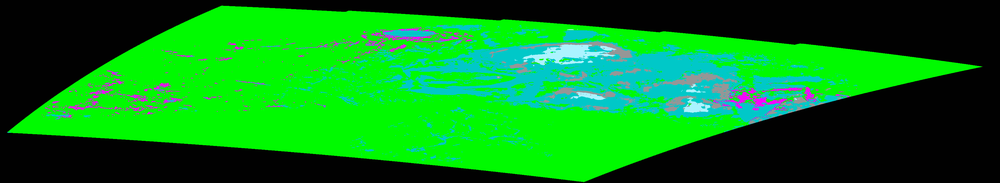
#> input picture Dataset_2025_IceClass/S1A_EW_GRDM_1SDH_20250213T012708_20250213T012812_057871_072378_6956_fix_IceClass.tif, 1000 x 183 px, shrunk from 13954 x 2551 before the run; its folder holds only this picture in this run
$ python script_generator_of_DATASET.py
#> lines starting #> are read from the running program, lines starting #| are printed output that depends on the picture; after the words box and inside, x2 and y2 are one past the last pixel; in counts of white or black regions, pixels touching at a corner belong together
import cv2
import numpy as np
import os
import random
from pathlib import Path

INPUT_DIR = 'Dataset_2025_IceClass'  # Папка с твоими исходными фреймами
OUTPUT_DIR = 'dataset'  # Папка, куда сохранится результат
IMG_EXTENSIONS = ['.jpg', '.jpeg', '.png', '.tif', '.bmp']

# Создаем структуру папок
mask_types = ['horizontal_tri', 'vertical_tri', 'irregular_shape']
for m_type in mask_types:
    for sub in ['masked', 'masks', 'original']:
        os.makedirs(os.path.join(OUTPUT_DIR, m_type, sub), exist_ok=True)


def generate_horizontal_triangle_mask(w, h):
    mask = np.zeros((h, w), dtype=np.uint8)
    # Генерируем узкий клин от левого или правого края к центру
    side = random.choice(['left', 'right'])
    y_start = random.randint(0, h // 2)
    y_end = random.randint(h // 2, h)
    thickness = random.randint(h // 10, h // 3)

    if side == 'left':
        pts = np.array([[0, y_start], [w, random.randint(0, h)], [0, y_start + thickness]])
    else:
        pts = np.array([[w, y_start], [0, random.randint(0, h)], [w, y_start + thickness]])

    cv2.fillPoly(mask, [pts], 255)
    return mask


def generate_vertical_triangle_mask(w, h):
    mask = np.zeros((h, w), dtype=np.uint8)
    # Генерируем клин сверху или снизу
    side = random.choice(['top', 'bottom'])
    x_start = random.randint(0, w // 2)
    thickness = random.randint(w // 10, w // 3)

    if side == 'top':
        pts = np.array([[x_start, 0], [random.randint(0, w), h], [x_start + thickness, 0]])
    else:
        pts = np.array([[x_start, h], [random.randint(0, w), 0], [x_start + thickness, h]])

    cv2.fillPoly(mask, [pts], 255)
    return mask


def generate_irregular_mask(w, h):
    mask = np.zeros((h, w), dtype=np.uint8)
    # Создаем случайный многоугольник от 5 до 8 вершин
    num_pts = random.randint(5, 8)
    pts = []
    for _ in range(num_pts):
        pts.append([random.randint(0, w), random.randint(0, h)])
    pts = np.array(pts, np.int32)
    # Сортируем точки, чтобы полигон не был слишком "самопересекающимся" (опционально)
    cv2.fillPoly(mask, [pts], 255)
    return mask


def process_images():
    image_paths = [p for p in Path(INPUT_DIR).glob('**/*') if p.suffix.lower() in IMG_EXTENSIONS]

    if not image_paths:
        print(f"В папке {INPUT_DIR} не найдено изображений!")
        return

    print(f"Найдено изображений: {len(image_paths)}. Начинаю генерацию...")

    for img_path in image_paths:
        img = cv2.imread(str(img_path))
#> img is the input picture: shape (183, 1000, 3); mean B, G, R 26.4, 127.8, 6.9
        if img is None: continue

        h, w = img.shape[:2]
#> h = 183; w = 1000
        base_name = img_path.stem

        # Генерация 3 видов масок
        generators = {
            'horizontal_tri': generate_horizontal_triangle_mask,
            'vertical_tri': generate_vertical_triangle_mask,
            'irregular_shape': generate_irregular_mask
        }

        for m_type, func in generators.items():
            # Для каждой картинки делаем по 3 вариации маски одного типа (можно поменять на 1)
            for i in range(1, 4):
                mask = func(w, h)

                # Применяем маску (вырезаем часть - делаем черным)
                # inv_mask делает черным там, где на маске 255
                masked_img = img.copy()
                masked_img[mask == 255] = 0

                # Пути сохранения
                save_name = f"{base_name}_v{i}.png"
                cv2.imwrite(os.path.join(OUTPUT_DIR, m_type, 'original', save_name), img)
                cv2.imwrite(os.path.join(OUTPUT_DIR, m_type, 'masks', save_name), mask)
                cv2.imwrite(os.path.join(OUTPUT_DIR, m_type, 'masked', save_name), masked_img)
#> this loop made 3 passes
#> pass 1, in process_images, `cv2.imwrite(os.path.join(OUTPUT_DIR, m_type, 'masks', save_name), mask)`:
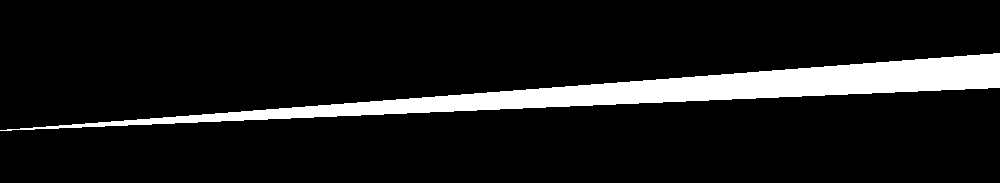
#> saved as S1A_EW_GRDM_1SDH_20250213T012708_20250213T012812_057871_072378_6956_fix_IceClass_v1.png: shape (183, 1000); 9.8% white; 1 white region, box (x1, y1, x2, y2) and area: (0, 53, 1000, 131) 18000
#> pass 1, in process_images, `cv2.imwrite(os.path.join(OUTPUT_DIR, m_type, 'masked', save_name), mas..`:
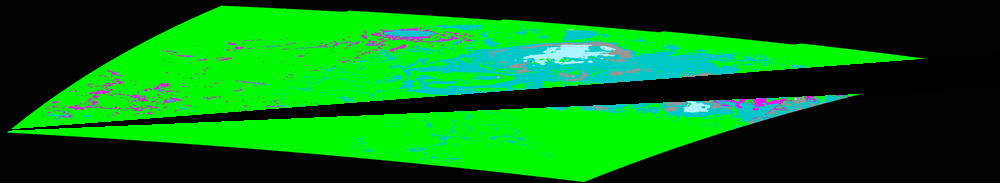
#> saved as S1A_EW_GRDM_1SDH_20250213T012708_20250213T012812_057871_072378_6956_fix_IceClass_v1.png: shape (183, 1000, 3); mean B, G, R 20.1, 108.6, 5.4
#> pass 1, in process_images, `cv2.imwrite(os.path.join(OUTPUT_DIR, m_type, 'masks', save_name), mask)`:
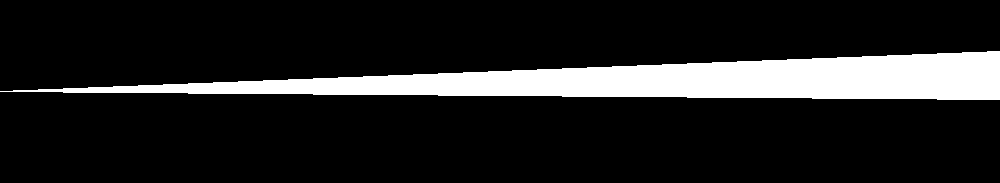
#> saved as S1A_EW_GRDM_1SDH_20250213T012708_20250213T012812_057871_072378_6956_fix_IceClass_v2.png: shape (183, 1000); 13.7% white; 1 white region, box (x1, y1, x2, y2) and area: (0, 51, 1000, 100) 25000
#> pass 1, in process_images, `cv2.imwrite(os.path.join(OUTPUT_DIR, m_type, 'masked', save_name), mas..`:
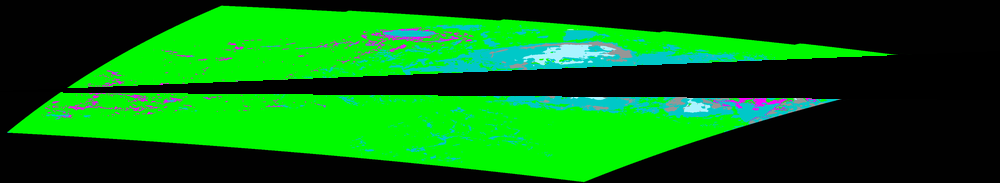
#> saved as S1A_EW_GRDM_1SDH_20250213T012708_20250213T012812_057871_072378_6956_fix_IceClass_v2.png: shape (183, 1000, 3); mean B, G, R 16.3, 102.5, 5
#> after the loop:
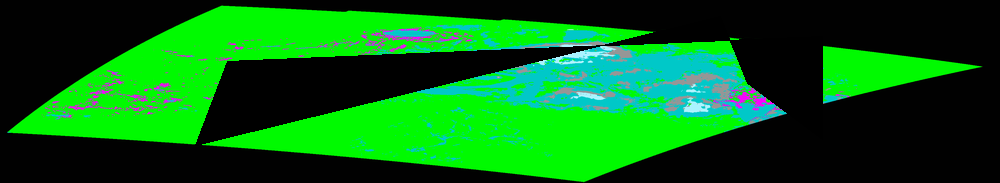
#> masked_img: shape (183, 1000, 3); mean B, G, R 20.4, 99.8, 5.7

    print("Готово! Датасет сформирован в папке", OUTPUT_DIR)
#| Готово! Датасет сформирован в папке dataset


if __name__ == "__main__":
    process_images()

$ run again, on Dataset_2025_IceClass/S1A_EW_GRDM_1SDH_20250222T010227_20250222T010332_058002_0728D5_6A2C_fix_IceClass.tif
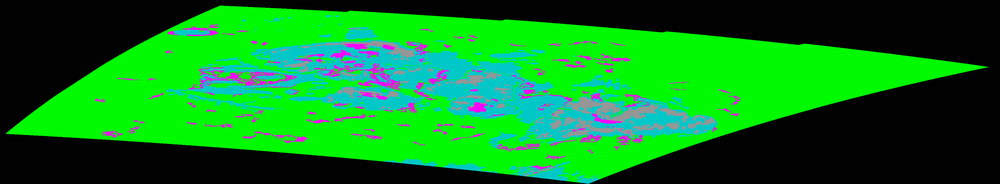
#> input picture Dataset_2025_IceClass/S1A_EW_GRDM_1SDH_20250222T010227_20250222T010332_058002_0728D5_6A2C_fix_IceClass.tif, 1000 x 184 px, shrunk from 13815 x 2542 before the run
#> in process_images, img is the input picture: shape (184, 1000, 3); mean B, G, R 29.5, 125.7, 10
#> the loop in process_images, `for m_type, func in generators.items():` made 3 passes
#> pass 1, in process_images, `cv2.imwrite(os.path.join(OUTPUT_DIR, m_type, 'masks', save_name), mask)`:
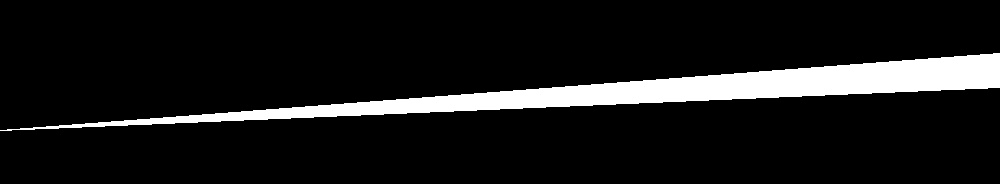
#> saved as S1A_EW_GRDM_1SDH_20250222T010227_20250222T010332_058002_0728D5_6A2C_fix_IceClass_v1.png: shape (184, 1000); 9.8% white; 1 white region, box (x1, y1, x2, y2) and area: (0, 53, 1000, 131) 18000
#> after the loop in process_images, `for m_type, func in generators.items():`:
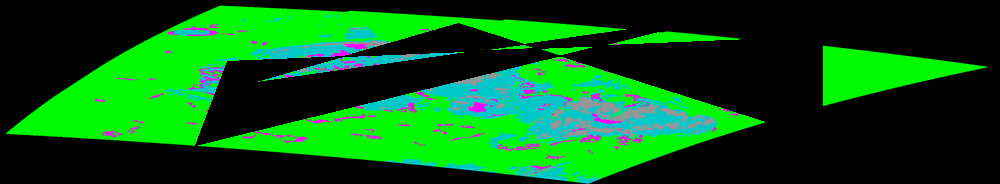
#> masked_img: shape (184, 1000, 3); mean B, G, R 19.9, 87.3, 6.8
#| Готово! Датасет сформирован в папке dataset

$ run again, on Dataset_2025_IceClass/S1A_EW_GRDM_1SDH_20250222T024112_20250222T024217_058003_0728DF_1789_fix_IceClass.tif
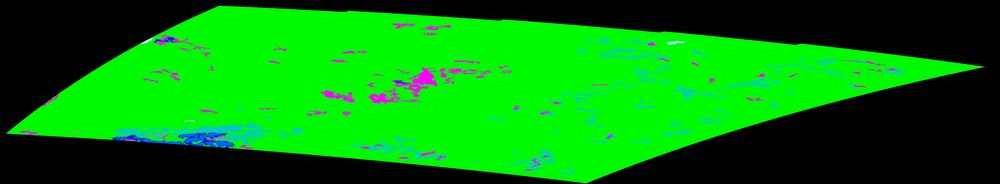
#> input picture Dataset_2025_IceClass/S1A_EW_GRDM_1SDH_20250222T024112_20250222T024217_058003_0728DF_1789_fix_IceClass.tif, 1000 x 184 px, shrunk from 13852 x 2548 before the run
#> in process_images, img is the input picture: shape (184, 1000, 3); mean B, G, R 8.4, 133.2, 3.5
#> the loop in process_images, `for m_type, func in generators.items():` made 3 passes
#> pass 1, in process_images, `cv2.imwrite(os.path.join(OUTPUT_DIR, m_type, 'masks', save_name), mask)`:
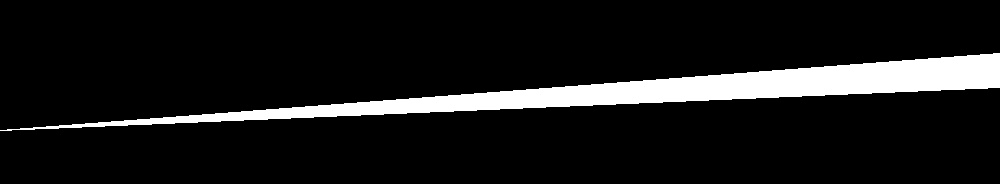
#> saved as S1A_EW_GRDM_1SDH_20250222T024112_20250222T024217_058003_0728DF_1789_fix_IceClass_v1.png: shape (184, 1000); 9.8% white; 1 white region, box (x1, y1, x2, y2) and area: (0, 53, 1000, 131) 18000
#> after the loop in process_images, `for m_type, func in generators.items():`:
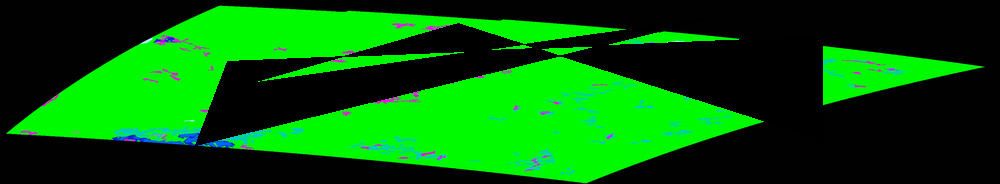
#> masked_img: shape (184, 1000, 3); mean B, G, R 4.9, 92.7, 1.8
#| Готово! Датасет сформирован в папке dataset

$ run again, on Dataset_2025_IceClass/S1A_EW_GRDM_1SDH_20250223T014441_20250223T014541_058017_072975_AA02_fix_IceClass.tif
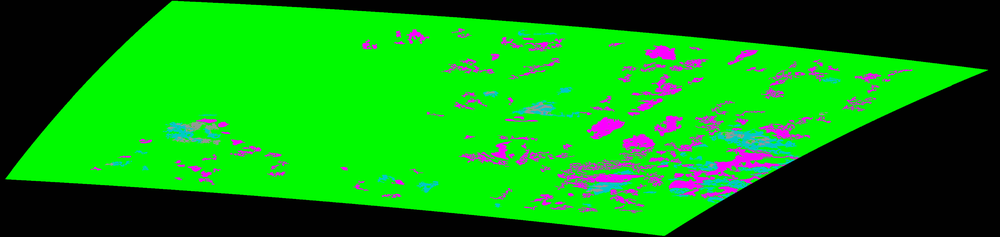
#> input picture Dataset_2025_IceClass/S1A_EW_GRDM_1SDH_20250223T014441_20250223T014541_058017_072975_AA02_fix_IceClass.tif, 1000 x 237 px, shrunk from 9822 x 2328 before the run
#> in process_images, img is the input picture: shape (237, 1000, 3); mean B, G, R 14.1, 141, 11.5
#> the loop in process_images, `for m_type, func in generators.items():` made 3 passes
#> pass 1, in process_images, `cv2.imwrite(os.path.join(OUTPUT_DIR, m_type, 'masks', save_name), mask)`:
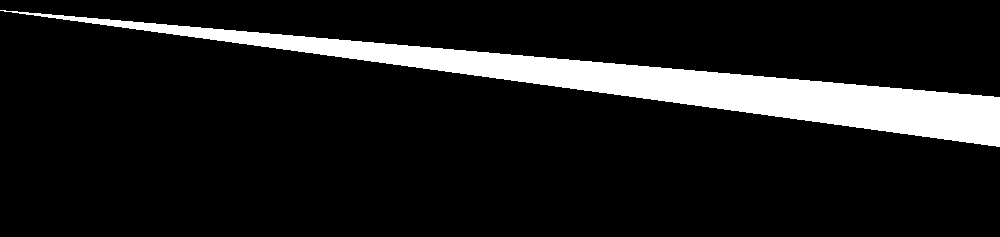
#> saved as S1A_EW_GRDM_1SDH_20250223T014441_20250223T014541_058017_072975_AA02_fix_IceClass_v1.png: shape (237, 1000); 10.8% white; 1 white region, box (x1, y1, x2, y2) and area: (0, 10, 1000, 147) 25500
#> after the loop in process_images, `for m_type, func in generators.items():`:
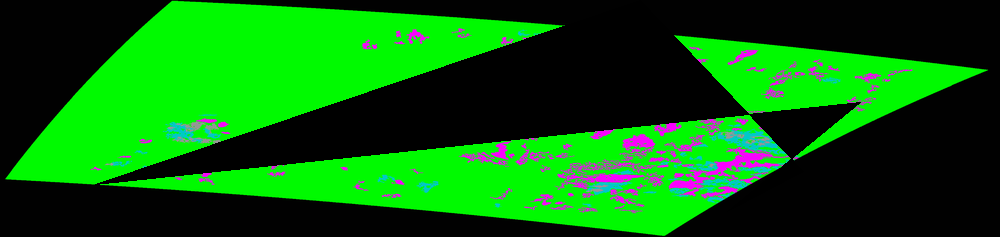
#> masked_img: shape (237, 1000, 3); mean B, G, R 9.9, 99.5, 7.8
#| Готово! Датасет сформирован в папке dataset
